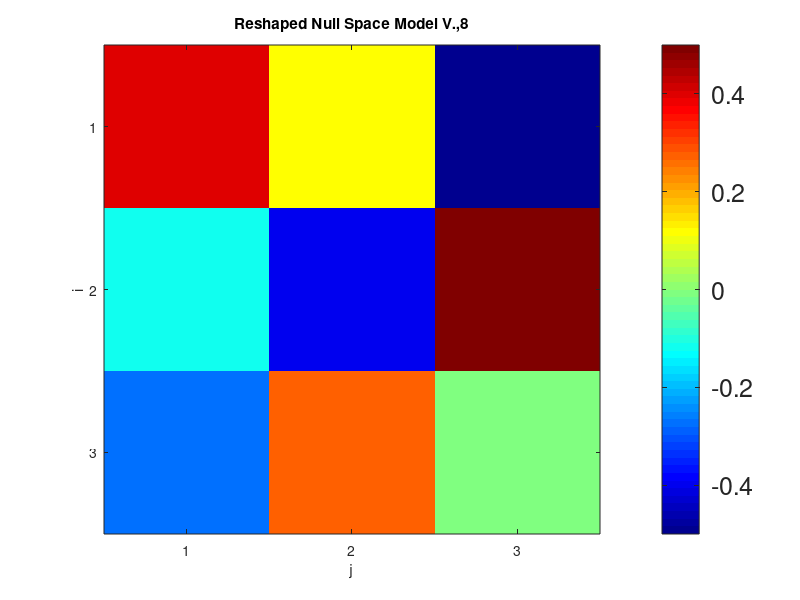
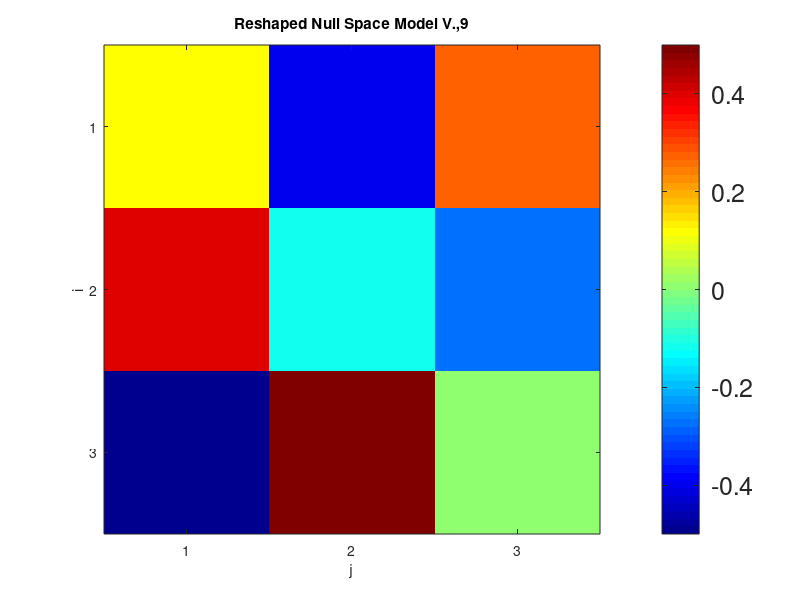
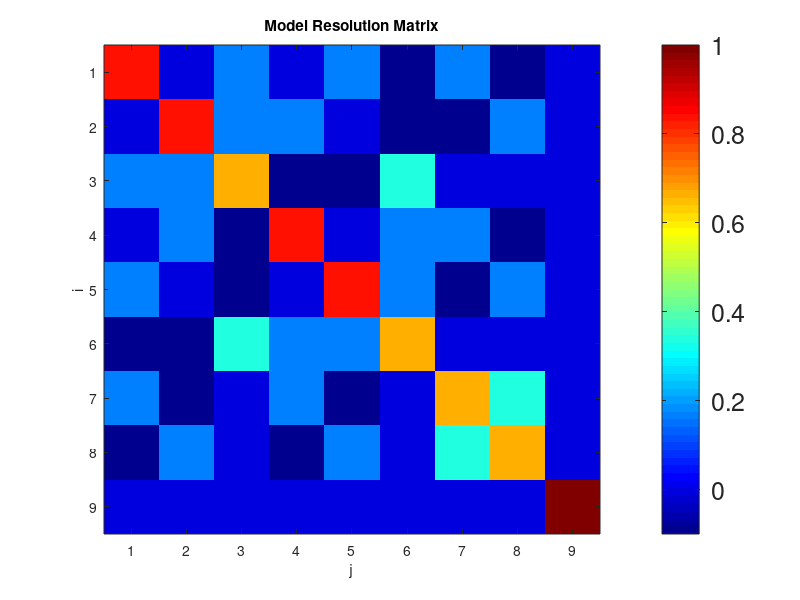
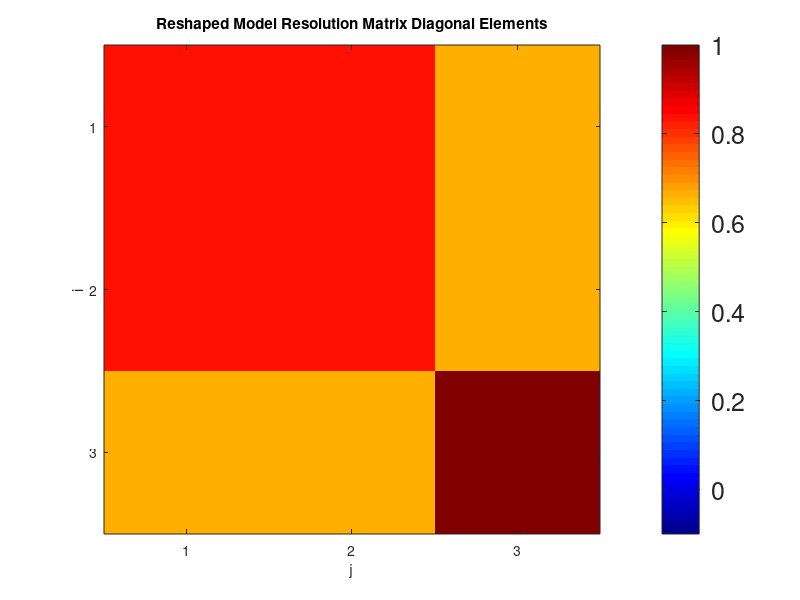

Reproduce these figures in MATLAB, in order.
% Example 3.1
% from Parameter Estimation and Inverse Problems, 3rd edition, 2018
% by R. Aster, B. Borchers, C. Thurber

% make sure we have a clean environment
clear

% Construct system matrix for the ray path models
s2=sqrt(2);
G = [1,0,0,1,0,0,1,0,0;
     0,1,0,0,1,0,0,1,0;
     0,0,1,0,0,1,0,0,1;
     1,1,1,0,0,0,0,0,0;
     0,0,0,1,1,1,0,0,0;
     0,0,0,0,0,0,1,1,1;
     s2,0,0,0,s2,0,0,0,s2;
     0,0,0,0,0,0,0,0,s2];

% Get the singular values for the system matrix
[U,S,V] = svd(G);

% Display singular values
disp('Singular values:')
diag(S)

% Find dimensions of G
[m,n]=size(G);

% Find and display system rank
disp('System rank:')
p=rank(G)

% Display null space vectors 
disp('Model null space vectors')
V(:,p+1:n)

% Display null space vectors reshaped to match tomography example geometry
disp('Model null space vectors reshaped into matrices')
m01=reshape(V(:,p+1),3,3)'
m02=reshape(V(:,p+2),3,3)'

% Display image of null space model V.,8
figure(1)
clf
colormap('jet')
imagesc(m01)
caxis([-0.5 0.5]);
set(colorbar,'Fontsize',18);
set(gca,'xtick',[1,2,3]);
set(gca,'ytick',[1,2,3]);
xlabel('j')
ylabel('i')
title('Reshaped Null Space Model V.,8');
%bookfonts

disp('Displaying image of null space model V.,8 (fig. 1)')
print -deps2 c3fv8null.eps

% Display image of null space model V.,9
figure(2)
clf
colormap('jet')
imagesc(m02)
caxis([-0.5 0.5]);
set(colorbar,'Fontsize',18);
set(gca,'xtick',[1,2,3]);
set(gca,'ytick',[1,2,3]);
xlabel('j')
ylabel('i')
title('Reshaped Null Space Model V.,9');
%bookfonts

disp('Displaying image of null space model V.,9 (fig. 2)')
print -deps2 c3fv9null.eps

% Display data space null vector
disp('Data null space vector')
U(:,p+1)

% Find and display model resolution matrix
Vp=V(:,1:p);
Rm=Vp*Vp';

% Display full model resolution matrix and colorbar
figure(3)
clf
colormap('jet')
imagesc(Rm)
caxis([-0.1 1.0])
set(colorbar,'Fontsize',18);
set(gca,'xtick',[1,2,3,4,5,6,7,8,9]);
set(gca,'ytick',[1,2,3,4,5,6,7,8,9]);
xlabel('j')
ylabel('i')
title('Model Resolution Matrix')
%bookfonts

disp('Displaying full model resolution matrix (fig. 3)')
print -deps2 c3fR.eps

Rmdiag=reshape(diag(Rm),3,3)'
% Display reshaped diagonal elements of the model resolution matrix and colorbar
figure(4)
clf
colormap('jet')
imagesc(Rmdiag)
caxis([-0.1 1.0])
set(colorbar,'Fontsize',18);
set(gca,'xtick',[1,2,3]);
set(gca,'ytick',[1,2,3]);
xlabel('j')
ylabel('i')
title('Reshaped Model Resolution Matrix Diagonal Elements')
%bookfonts

disp('Displaying diagonal elements of model resolution matrix (fig. 4)')
print -deps2 c3fRdiag.eps

% Spike resolution test
% Construct spike model
mtest=zeros(n,1);
mtest(5)=1;

% Get noise free data for the spike model (forward problem)
dtest=G*mtest;

% Display spike model and noise free data
disp('model spike and predicted data')
mtest
dtest

% Display recovered model from spike test
disp('recovered model from the spike test')
% Let Matlab compute the psuedoinverse for us with pinv
mdagger=pinv(G)*dtest

% Display reshaped noise free spike model with color bar
figure(5)
clf
colormap('jet')
imagesc(reshape(mtest,3,3))';
caxis([-0.1 1.0])
set(colorbar,'Fontsize',18);
set(gca,'xtick',[1,2,3]);
set(gca,'ytick',[1,2,3]);
xlabel('j')
ylabel('i')
title('Spike Test Model')
%bookfonts

disp('Displaying spike test model (fig. 5)')
print -deps2 c3fspike.eps

% Display reshaped recovered spike model with colorbar
figure(6)
clf
colormap('jet')
imagesc(reshape(mdagger,3,3)');
caxis([-0.1 1.0])
set(colorbar,'Fontsize',18);
set(gca,'xtick',[1,2,3]);
set(gca,'ytick',[1,2,3]);
xlabel('j')
ylabel('i')
title('Recovered Model from Spike Test Model Data')
%bookfonts

disp('Displaying recovered model from noise-free spike test data (fig. 6)')
print -deps2 c3fspike_recov.eps
